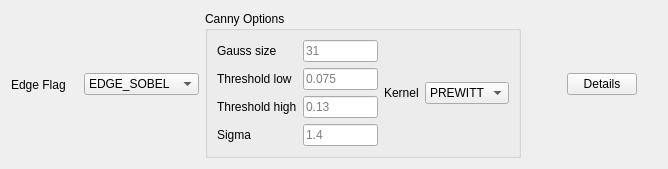
                <widget class="QWidget" name="tab_Edge">
                 <attribute name="title">
                  <string>Edge</string>
                 </attribute>
                 <layout class="QHBoxLayout" name="horizontalLayout_12">
                  <item>
                   <layout class="QHBoxLayout" name="horizontalLayout_5">
                    <property name="sizeConstraint">
                     <enum>QLayout::SetDefaultConstraint</enum>
                    </property>
                    <item>
                     <widget class="QLabel" name="label_14">
                      <property name="minimumSize">
                       <size>
                        <width>67</width>
                        <height>0</height>
                       </size>
                      </property>
                      <property name="text">
                       <string>Edge Flag</string>
                      </property>
                     </widget>
                    </item>
                    <item>
                     <widget class="QComboBox" name="comboBox_edgeFlag">
                      <property name="sizePolicy">
                       <sizepolicy hsizetype="Minimum" vsizetype="Fixed">
                        <horstretch>0</horstretch>
                        <verstretch>0</verstretch>
                       </sizepolicy>
                      </property>
                      <property name="minimumSize">
                       <size>
                        <width>110</width>
                        <height>0</height>
                       </size>
                      </property>
                      <item>
                       <property name="text">
                        <string>EDGE_SOBEL</string>
                       </property>
                      </item>
                      <item>
                       <property name="text">
                        <string>EDGE_PREWT</string>
                       </property>
                      </item>
                      <item>
                       <property name="text">
                        <string>EDGE_ROBRT</string>
                       </property>
                      </item>
                      <item>
                       <property name="text">
                        <string>EDGE_CANNY</string>
                       </property>
                      </item>
                     </widget>
                    </item>
                    <item>
                     <widget class="QGroupBox" name="groupBox_canny">
                      <property name="title">
                       <string>Canny Options</string>
                      </property>
                      <layout class="QGridLayout" name="gridLayout_18">
                       <item row="0" column="0">
                        <layout class="QGridLayout" name="gridLayout_17" columnminimumwidth="0,0">
                         <item row="0" column="0">
                          <layout class="QVBoxLayout" name="verticalLayout_8">
                           <item>
                            <widget class="QLabel" name="label_16">
                             <property name="text">
                              <string>Gauss size</string>
                             </property>
                            </widget>
                           </item>
                           <item>
                            <widget class="QLabel" name="label_17">
                             <property name="text">
                              <string>Threshold low</string>
                             </property>
                            </widget>
                           </item>
                           <item>
                            <widget class="QLabel" name="label_18">
                             <property name="text">
                              <string>Threshold high</string>
                             </property>
                            </widget>
                           </item>
                           <item>
                            <widget class="QLabel" name="label_19">
                             <property name="text">
                              <string>Sigma</string>
                             </property>
                            </widget>
                           </item>
                          </layout>
                         </item>
                         <item row="0" column="1">
                          <layout class="QVBoxLayout" name="verticalLayout_7">
                           <item>
                            <widget class="QLineEdit" name="lineEdit_gauss">
                             <property name="sizePolicy">
                              <sizepolicy hsizetype="Preferred" vsizetype="Fixed">
                               <horstretch>0</horstretch>
                               <verstretch>0</verstretch>
                              </sizepolicy>
                             </property>
                             <property name="maximumSize">
                              <size>
                               <width>75</width>
                               <height>16777215</height>
                              </size>
                             </property>
                             <property name="maxLength">
                              <number>3</number>
                             </property>
                             <property name="placeholderText">
                              <string>31</string>
                             </property>
                            </widget>
                           </item>
                           <item>
                            <widget class="QLineEdit" name="lineEdit_tlow">
                             <property name="sizePolicy">
                              <sizepolicy hsizetype="Preferred" vsizetype="Fixed">
                               <horstretch>0</horstretch>
                               <verstretch>0</verstretch>
                              </sizepolicy>
                             </property>
                             <property name="maximumSize">
                              <size>
                               <width>75</width>
                               <height>16777215</height>
                              </size>
                             </property>
                             <property name="maxLength">
                              <number>7</number>
                             </property>
                             <property name="placeholderText">
                              <string>0.075</string>
                             </property>
                            </widget>
                           </item>
                           <item>
                            <widget class="QLineEdit" name="lineEdit_thigh">
                             <property name="sizePolicy">
                              <sizepolicy hsizetype="Preferred" vsizetype="Fixed">
                               <horstretch>0</horstretch>
                               <verstretch>0</verstretch>
                              </sizepolicy>
                             </property>
                             <property name="maximumSize">
                              <size>
                               <width>75</width>
                               <height>16777215</height>
                              </size>
                             </property>
                             <property name="text">
                              <string/>
                             </property>
                             <property name="maxLength">
                              <number>7</number>
                             </property>
                             <property name="placeholderText">
                              <string>0.13</string>
                             </property>
                            </widget>
                           </item>
                           <item>
                            <widget class="QLineEdit" name="lineEdit_sigma">
                             <property name="sizePolicy">
                              <sizepolicy hsizetype="Preferred" vsizetype="Fixed">
                               <horstretch>0</horstretch>
                               <verstretch>0</verstretch>
                              </sizepolicy>
                             </property>
                             <property name="maximumSize">
                              <size>
                               <width>75</width>
                               <height>16777215</height>
                              </size>
                             </property>
                             <property name="maxLength">
                              <number>7</number>
                             </property>
                             <property name="placeholderText">
                              <string>1.4</string>
                             </property>
                            </widget>
                           </item>
                          </layout>
                         </item>
                        </layout>
                       </item>
                       <item row="0" column="1">
                        <layout class="QHBoxLayout" name="horizontalLayout_11">
                         <item>
                          <widget class="QLabel" name="label_15">
                           <property name="text">
                            <string>Kernel</string>
                           </property>
                          </widget>
                         </item>
                         <item>
                          <widget class="QComboBox" name="comboBox_kernelFlag">
                           <item>
                            <property name="text">
                             <string>PREWITT</string>
                            </property>
                           </item>
                           <item>
                            <property name="text">
                             <string>SOBEL</string>
                            </property>
                           </item>
                           <item>
                            <property name="text">
                             <string>ROBERT</string>
                            </property>
                           </item>
                          </widget>
                         </item>
                        </layout>
                       </item>
                      </layout>
                     </widget>
                    </item>
                    <item>
                     <spacer name="horizontalSpacer_27">
                      <property name="orientation">
                       <enum>Qt::Horizontal</enum>
                      </property>
                      <property name="sizeHint" stdset="0">
                       <size>
                        <width>40</width>
                        <height>20</height>
                       </size>
                      </property>
                     </spacer>
                    </item>
                    <item>
                     <widget class="QPushButton" name="pushButton_19">
                      <property name="sizePolicy">
                       <sizepolicy hsizetype="Fixed" vsizetype="Fixed">
                        <horstretch>0</horstretch>
                        <verstretch>0</verstretch>
                       </sizepolicy>
                      </property>
                      <property name="maximumSize">
                       <size>
                        <width>70</width>
                        <height>16777215</height>
                       </size>
                      </property>
                      <property name="text">
                       <string>Details</string>
                      </property>
                     </widget>
                    </item>
                    <item>
                     <spacer name="horizontalSpacer_28">
                      <property name="orientation">
                       <enum>Qt::Horizontal</enum>
                      </property>
                      <property name="sizeType">
                       <enum>QSizePolicy::Maximum</enum>
                      </property>
                      <property name="sizeHint" stdset="0">
                       <size>
                        <width>20</width>
                        <height>20</height>
                       </size>
                      </property>
                     </spacer>
                    </item>
                   </layout>
                  </item>
                 </layout>
                </widget>
